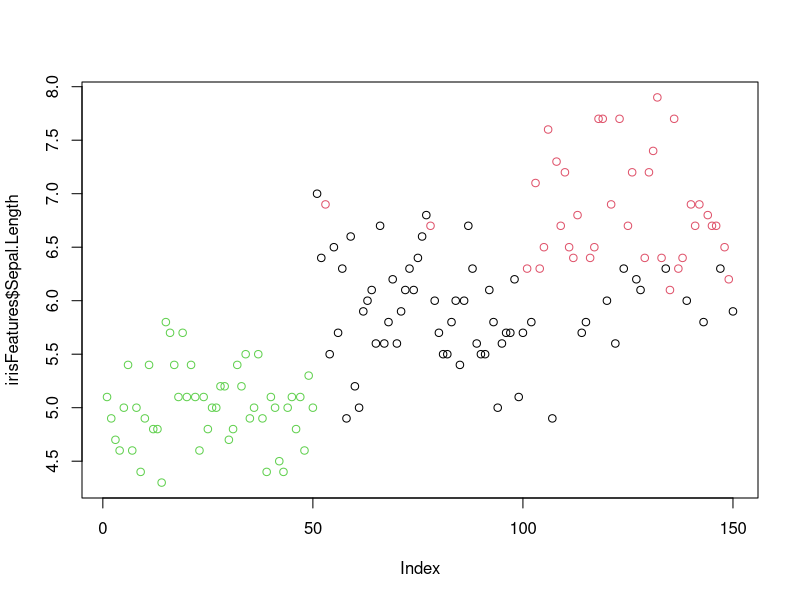
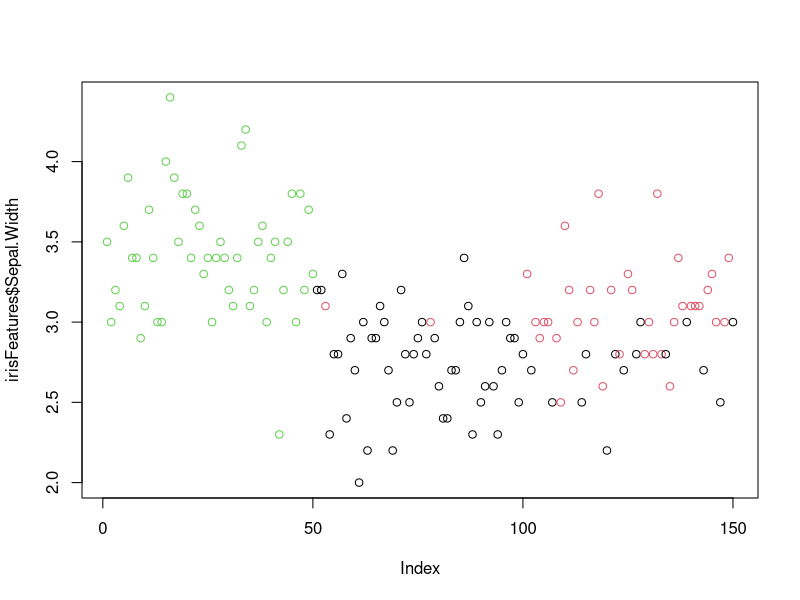

Source code (R) for these figures, in order: (Note: this script raises an error after producing the figures.)
#Clustering - iris Data Set

?iris
head(iris)
library(dplyr)
str(iris)
iris %>% group_by(Species) %>% summarise_all(mean)

head(iris[,1:4])

irisFeatures = iris[-5]
head(irisFeatures)
names(irisFeatures)

iriskm1 = kmeans(irisFeatures,3)

iriskm1$size # no of rows in in each cluster
iriskm1$cluster # row no to clusters
plot(irisFeatures$Sepal.Length, col=iriskm1$cluster)
plot(irisFeatures$Sepal.Width, col=iriskm1$cluster)

head(irisFeatures)
iriskm1$cluster
cbind(irisFeatures,  iriskm1$cluster, iris$Species)


km  # understand the output

#Method2 - Scaling 
irisFeatures2 = irisFeatures
scaleiris = scale(irisFeatures2) # scaling dataset if they are in different range
head(scaleiris) #use this scaleiris for kmeans and plots; this becomes data
irisKM = kmeans(scaleiris, 3)
irisKM$cluster

library(fpc)
library(cluster)
clusplot(scaleiris, irisKM$cluster, color= T, lines=0)
# using PCA technique - finds most Principal Components

#Method3
irisKM2 = kmeans(scaleiris, 3, iter.max= 5)
irisKM2
clusplot(scaleiris, irisKM2$cluster, color=T, lines=0)  
